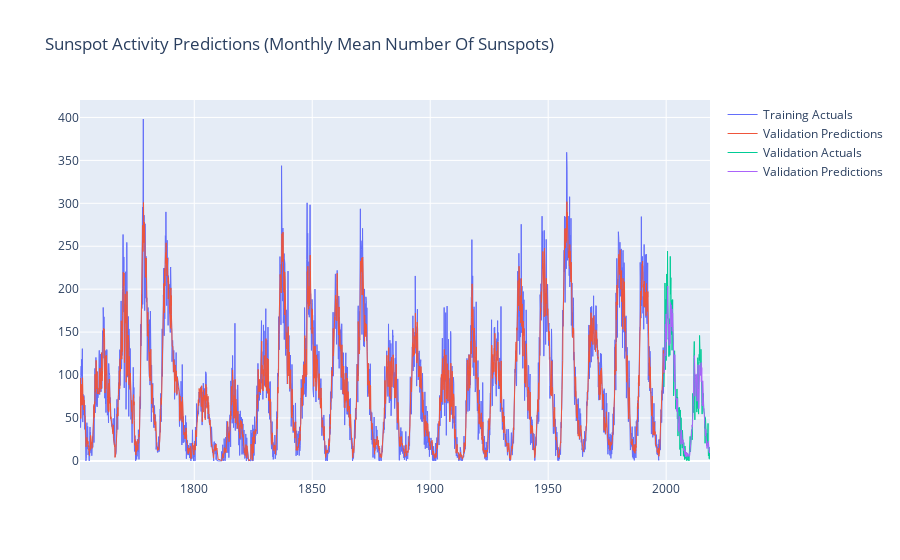

The code cell stored with this chart in its notebook:
### Code cell
import plotly.graph_objs as go

fig = go.Figure([
    go.Line(
        name="Training Actuals",
        x=time_train[30:],
        y=x_train[30:],
        line=dict(width=1),
        showlegend=True
    ),
    go.Line(
        name="Validation Predictions",
        x=time_train[30:],
        y=rnn_forecast_known_train,
        line=dict(width=1),
        showlegend=True
    ),
    go.Line(
        name="Validation Actuals",
        x=time_valid,
        y=x_valid,
        line=dict(width=1),
        showlegend=True
    ),
    go.Line(
        name="Validation Predictions",
        x=time_valid,
        y=rnn_forecast_known_validation,
        line=dict(width=1),
        showlegend=True
    ),
])

fig.update_layout(
    title="Sunspot Activity Predictions (Monthly Mean Number Of Sunspots)"
)

fig.show()

### Figure 1 — Plotly figure (JSON) as saved in the notebook; plotly's stock layout.template omitted (floating-point values rounded to 4 significant figures; data arrays with more than 128 entries replaced by an {"elided": "..."} marker saying what was removed)
{"data": [{"line": {"width": 1}, "name": "Training Actuals", "showlegend": true, "x": {"elided": "2970 str values"}, "y": {"elided": "2970 float values"}, "type": "scatter"}, {"line": {"width": 1}, "name": "Validation Predictions", "showlegend": true, "x": {"elided": "2970 str values"}, "y": {"elided": "2970 float values"}, "type": "scatter"}, {"line": {"width": 1}, "name": "Validation Actuals", "showlegend": true, "x": {"elided": "235 str values"}, "y": {"elided": "235 float values"}, "type": "scatter"}, {"line": {"width": 1}, "name": "Validation Predictions", "showlegend": true, "x": {"elided": "235 str values"}, "y": {"elided": "235 float values"}, "type": "scatter"}], "layout": {"title": {"text": "Sunspot Activity Predictions (Monthly Mean Number Of Sunspots)"}}}
